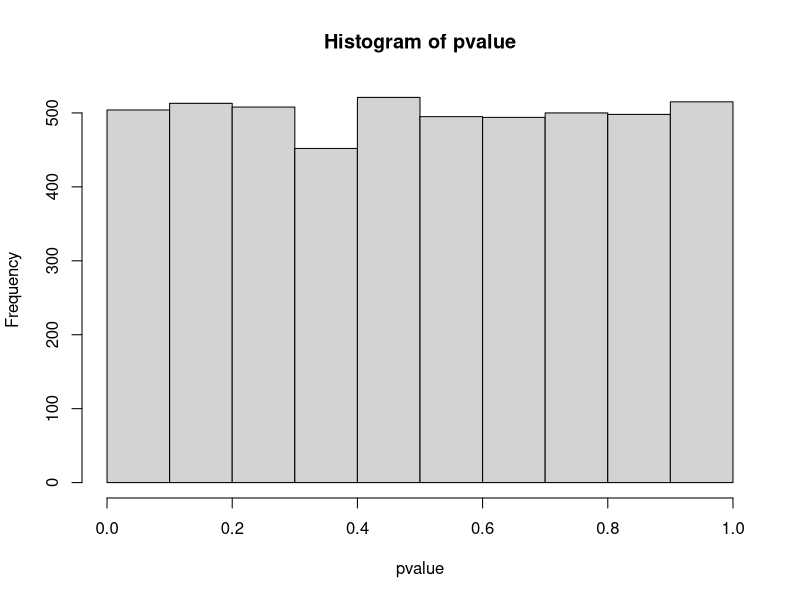
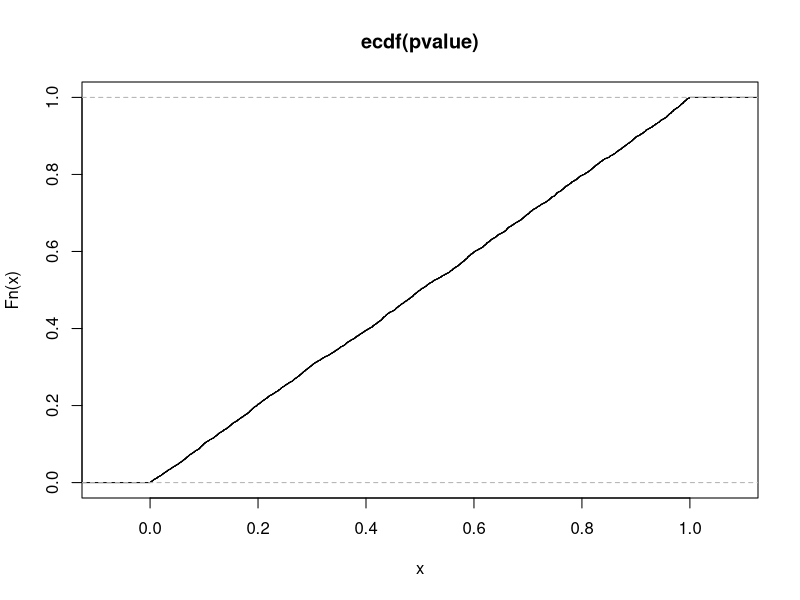
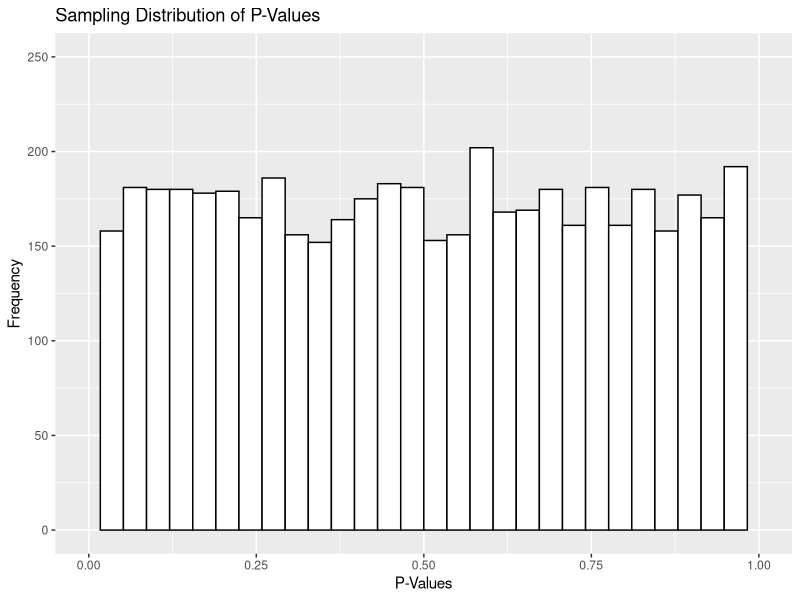
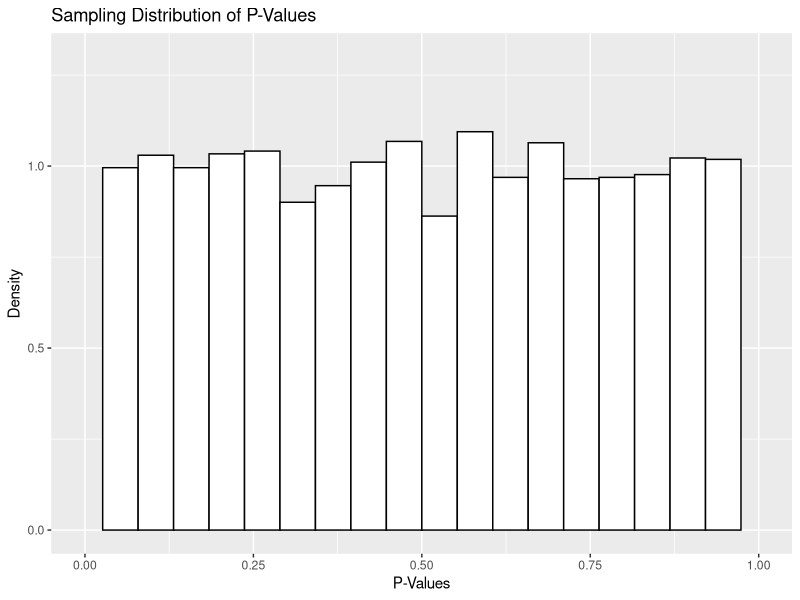

These figures' R source, in order:
## ---- chunk 1
set.seed(1)
n <- 1
mu <- 0
sigma <- 1
alpha <- .05
niter <- 1 ## Monte Carlo number of iterations
i = 0
xbar <- vector()
fx <- vector()
prob <- vector()
pvalue <- vector()
## ---- chunk 2
for (i in 1:niter)
{
  x0 <- rnorm(n,mu,sigma) 
  xbar[i] <- mean(x0)
  
  
  fx[i] <- -2  # Set Z Test Statistic to equal to -2
  prob[i] <- pnorm(fx[i],mu,sigma, lower.tail=TRUE) # Set lower.tail = TRUE since we are testing for lower tail
  pvalue[i] <- (prob[i]) # If this was an upper tail test, subtract 1 from prob([i])
}
pvalue
## ---- chunk 3
n = 20
niter <- 5000 ## Monte Carlo number of iterations
## ---- chunk 4
for (i in 1:niter)
{
  x0 <- rnorm(n,mu,sigma) # random sampling of a standard normal distribution 5000 times
  xbar[i] <- mean(x0) # Calculate the mean of the sampled standard normal distribution
  
  
  fx[i] <- abs((xbar[i] - mu)/(sigma/sqrt(n)))  # Z-Test Statistic calculation
  
  # For values of two-sided T-S calculate upper-tail cdf of standard normal distribution
  
  prob[i] <- pnorm(fx[i],mu,sigma, lower.tail=FALSE)  # Calculate the CDF of Test-Statistic
  pvalue[i] <- 2*(prob[i]) # multiply upper-tail prob by 2
  
}
head(pvalue) # see a few of the iterations of the p-values
## ---- chunk 5
library(ggplot2)
hist(pvalue)
plot(ecdf(pvalue))
## ---- chunk 6
pvalue2 <-pvalue
pvalue <- data.frame(pvalue)
ggplot(data=pvalue, aes(x=pvalue)) + geom_histogram(aes(y=..count..), color="black", fill="white") + ylim (0,250) + xlim(0,1) + labs(title="Sampling Distribution of P-Values",x="P-Values",y="Frequency")
ggplot(data=pvalue, aes(x=pvalue)) + geom_histogram(aes(y=..density..), color="black", fill="white",bins=20)  + ylim (0,1.3) + xlim(0,1) + labs(title="Sampling Distribution of P-Values",x="P-Values",y="Density")
## ---- chunk 7
quantile(pvalue2,probs = seq(0, 1, 0.05))
quantile(pvalue2,probs = seq(0, .05, 0.01))
